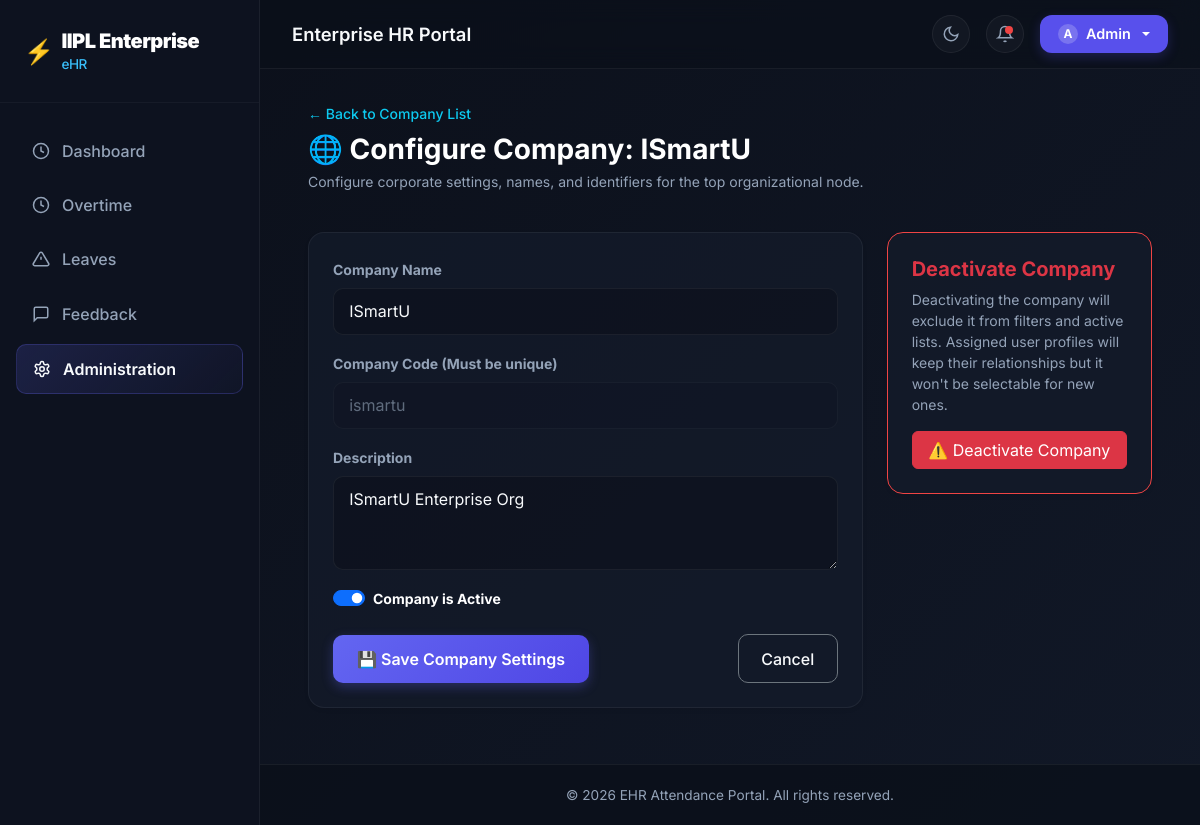
/admin-portal/companies/1/edit/ (signed in), run on the app's committed database.
### attendance/models.py (models this page shows, shortened)
class Company(models.Model):
    name = models.CharField(max_length=100)
    code = models.CharField(max_length=50, unique=True)
    description = models.TextField(blank=True, null=True)
    is_active = models.BooleanField(default=True)

### attendance/views_admin.py (the view, shortened to what this page needs)
# urls.py: path("admin-portal/companies/<int:comp_id>/edit/", views_admin.admin_company_edit, name="admin_company_edit"),
@admin_permission_required("role.manage")
def admin_company_edit(request, comp_id):
    comp = get_object_or_404(Company, id=comp_id)
    return render(request, "attendance/admin/company_form.html", {"active_tab": "admin", "company": comp, "is_create": False})

### attendance/views_admin.py (called while the page is built, shortened)
def admin_permission_required(perm_code=None):
    def decorator(view_func):
        @wraps(view_func)
        def _wrapped_view(request, *args, **kwargs):
            if not request.user.is_authenticated:
                return redirect("login")
            if request.user.is_superuser:
                return view_func(request, *args, **kwargs)
        return _wrapped_view
    return decorator

### attendance/templates/attendance/admin/company_form.html (shortened to what this page needs)
{% extends 'attendance/base.html' %}
{% block content %}
<div class="row fade-in-el mb-4">
    <div class="col-12">
        <a href="{% url 'admin_companies' %}" class="text-info text-decoration-none small fw-medium">&larr; Back to Company List</a>
        <h3 class="fw-bold text-white mt-2 mb-1">{% if is_create %}🌐 Create Company{% else %}🌐 Configure Company: {{ company.name }}{% endif %}</h3>
        <p class="text-muted small">Configure corporate settings, names, and identifiers for the top organizational node.</p>
    </div>
</div>
<div class="row fade-in-el">
    <div class="col-lg-8 mb-4">
        <div class="card bg-dark border-secondary p-4 shadow-sm" style="background: var(--card-bg) !important; border: 1px solid var(--card-border) !important; border-radius: 16px;">
            <form method="POST">
                <div class="mb-3">
                    <label for="name" class="form-label text-muted small fw-bold">Company Name</label>
                    <input type="text" id="name" name="name" class="form-control form-control-custom"
                           placeholder="e.g., ISmartU" value="{{ company.name|default:'' }}" required>
                </div>
                <div class="mb-3">
                    <label for="code" class="form-label text-muted small fw-bold">Company Code (Must be unique)</label>
                    <input type="text" id="code" name="code" class="form-control form-control-custom"
                           placeholder="e.g., ismartu" value="{{ company.code|default:'' }}"
                           {% if not is_create %}readonly style="opacity: 0.6; cursor: not-allowed;"{% endif %} required>
                </div>
                <div class="mb-3">
                    <label for="description" class="form-label text-muted small fw-bold">Description</label>
                    <textarea id="description" name="description" class="form-control form-control-custom" rows="3"
                              placeholder="Brief description of the company...">{{ company.description|default:'' }}</textarea>
                </div>
                {% if not is_create %}
                <div class="mb-4">
                    <div class="form-check form-switch">
                        <input class="form-check-input" type="checkbox" role="switch" id="is_active" name="is_active" {% if company.is_active %}checked{% endif %}>
                        <label class="form-check-label text-white small fw-bold" for="is_active">Company is Active</label>
                    </div>
                </div>
                {% endif %}
                <div class="mt-4 d-flex justify-content-between align-items-center">
                    <button type="submit" class="btn btn-accent px-4" style="background-color: var(--primary-accent); border: none; color: #fff;">
                        💾 Save Company Settings
                    </button>
                    <a href="{% url 'admin_companies' %}" class="btn btn-outline-custom text-white border-secondary">Cancel</a>
                </div>
            </form>
        </div>
    </div>
    {% if not is_create %}
    <div class="col-lg-4 mb-4">
        {% if company.is_active %}
        <div class="card bg-dark border-danger p-4 shadow-sm" style="background: var(--card-bg) !important; border: 1px solid var(--danger-color) !important; border-radius: 16px;">
            <h5 class="fw-bold text-danger mb-2">Deactivate Company</h5>
            <p class="text-muted small">Deactivating the company will exclude it from filters and active lists. Assigned user profiles will keep their relationships but it won't be selectable for new ones.</p>
            <form method="POST">
                <button type="submit" class="btn btn-danger w-100 py-2.5 small"
                        onclick="return confirm('Are you sure you want to deactivate this company?');">
                    ⚠️ Deactivate Company
                </button>
            </form>
        </div>
        {% endif %}
    </div>
    {% endif %}
</div>
{% endblock %}

### attendance/templates/attendance/base.html (shortened to what this page needs)
{% load rbac_tags %}
<!DOCTYPE html>
<html lang="en">
<head>
    <link href="https://cdn.jsdelivr.net/npm/bootstrap@5.3.3/dist/css/bootstrap.min.css" rel="stylesheet">
    <link rel="stylesheet" href="https://cdn.jsdelivr.net/npm/bootstrap-icons@1.11.3/font/bootstrap-icons.min.css">
</head>
<body>
    {% if user.is_authenticated %}
    <div class="portal-wrapper">
        <aside class="sidebar-container d-none d-lg-flex">
            <div class="sidebar-header">
                <a href="/" class="sidebar-brand d-flex align-items-center gap-2">
                    <span class="fs-4 text-white">⚡</span>
                    <div>
                        <strong class="text-white">IIPL Enterprise</strong>
                        <span>eHR</span>
                    </div>
                </a>
            </div>
            <nav class="sidebar-menu">
                <a href="/?tab=dashboard"
                    class="sidebar-link {% if active_tab == 'dashboard' or not active_tab %}active{% endif %}">
                    <svg width="18" height="18" fill="none" stroke="currentColor" stroke-width="2" viewBox="0 0 24 24">
                        <circle cx="12" cy="12" r="10" />
                        <path d="M12 6v6l4 2" />
                    </svg>
                    Dashboard
                </a>
                <a href="{% url 'overtime' %}"
                    class="sidebar-link {% if request.resolver_match.url_name == 'overtime' %}active{% endif %}">
                    <svg width="18" height="18" fill="none" stroke="currentColor" stroke-width="2" viewBox="0 0 24 24">
                        <circle cx="12" cy="12" r="10" />
                        <polyline points="12 6 12 12 16 14" />
                    </svg>
                    Overtime
                </a>
                <a href="{% url 'leaves' %}"
                    class="sidebar-link {% if request.resolver_match.url_name == 'leaves' or active_tab == 'leaves' %}active{% endif %}">
                    <svg width="18" height="18" fill="none" stroke="currentColor" stroke-width="2" viewBox="0 0 24 24">
                        <path
                            d="M10.29 3.86L1.82 18a2 2 0 0 0 1.71 3h16.94a2 2 0 0 0 1.71-3L13.71 3.86a2 2 0 0 0-3.42 0z" />
                        <line x1="12" y1="9" x2="12" y2="13" />
                        <line x1="12" y1="17" x2="12.01" y2="17" />
                    </svg>
                    Leaves
                </a>
                <a href="{% url 'feedback' %}"
                    class="sidebar-link {% if request.resolver_match.url_name == 'feedback' %}active{% endif %}">
                    <svg width="18" height="18" fill="none" stroke="currentColor" stroke-width="2" viewBox="0 0 24 24">
                        <path d="M21 15a2 2 0 0 1-2 2H7l-4 4V5a2 2 0 0 1 2-2h14a2 2 0 0 1 2 2z"/>
                    </svg>
                    Feedback
                </a>
                {% if user.is_superuser or user|has_permission:"role.manage" or user|has_permission:"section.manage" or user|has_permission:"user.manage" %}
                <a href="{% url 'admin_dashboard' %}"
                    class="sidebar-link {% if active_tab == 'admin' %}active{% endif %}">
                    Administration
                </a>
                {% endif %}
            </nav>
        </aside>
        <main class="content-section">
            <header class="top-navbar">
                <div class="d-flex align-items-center gap-3">
                    <h2 class="top-navbar-title">Enterprise HR Portal</h2>
                </div>
                <div class="top-navbar-actions">
                    <div class="notification-btn" id="themeToggleBtn" onclick="toggleTheme()" title="Toggle Theme">
                        <svg width="18" height="18" fill="none" stroke="currentColor" stroke-width="2"
                            viewBox="0 0 24 24" id="themeIcon">
                            <path d="M21 12.79A9 9 0 1 1 11.21 3 7 7 0 0 0 21 12.79z"></path>
                        </svg>
                    </div>
                    <div class="notification-btn">
                        <svg width="18" height="18" fill="none" stroke="currentColor" stroke-width="2"
                            viewBox="0 0 24 24">
                            <path d="M18 8A6 6 0 0 0 6 8c0 7-3 9-3 9h18s-3-2-3-9" />
                            <path d="M13.73 21a2 2 0 0 1-3.46 0" />
                        </svg>
                        <span class="notification-badge"></span>
                    </div>
                    <div class="dropdown">
                        <button class="profile-dropdown-btn dropdown-toggle" type="button" id="userProfileDropdown"
                            data-bs-toggle="dropdown" aria-expanded="false">
                            <span class="profile-avatar-sm">
                                {{ user.username|slice:":1"|upper }}
                            </span>
                            <span class="profile-username-text">{{ user.username }}</span>
                        </button>
                    </div>
                </div>
            </header>
            <div class="container-fluid main-container fade-in-el px-lg-4 px-xl-5">
                {% block content %}{% endblock %}
            </div>
            <footer class="text-center mt-auto">
                <div class="container">
                    <p class="mb-0">&copy; 2026 EHR Attendance Portal. All rights reserved.</p>
                </div>
            </footer>
        </main>
    </div>
    {% endif %}
</body>
</html>

### data on the page
Company: name "ISmartU", code "ismartu", description "ISmartU Enterprise Org", is_active "☑"

### other printed values
{{ user.username|slice:":1"|upper }} "A"
{{ user.username }} "Admin"
